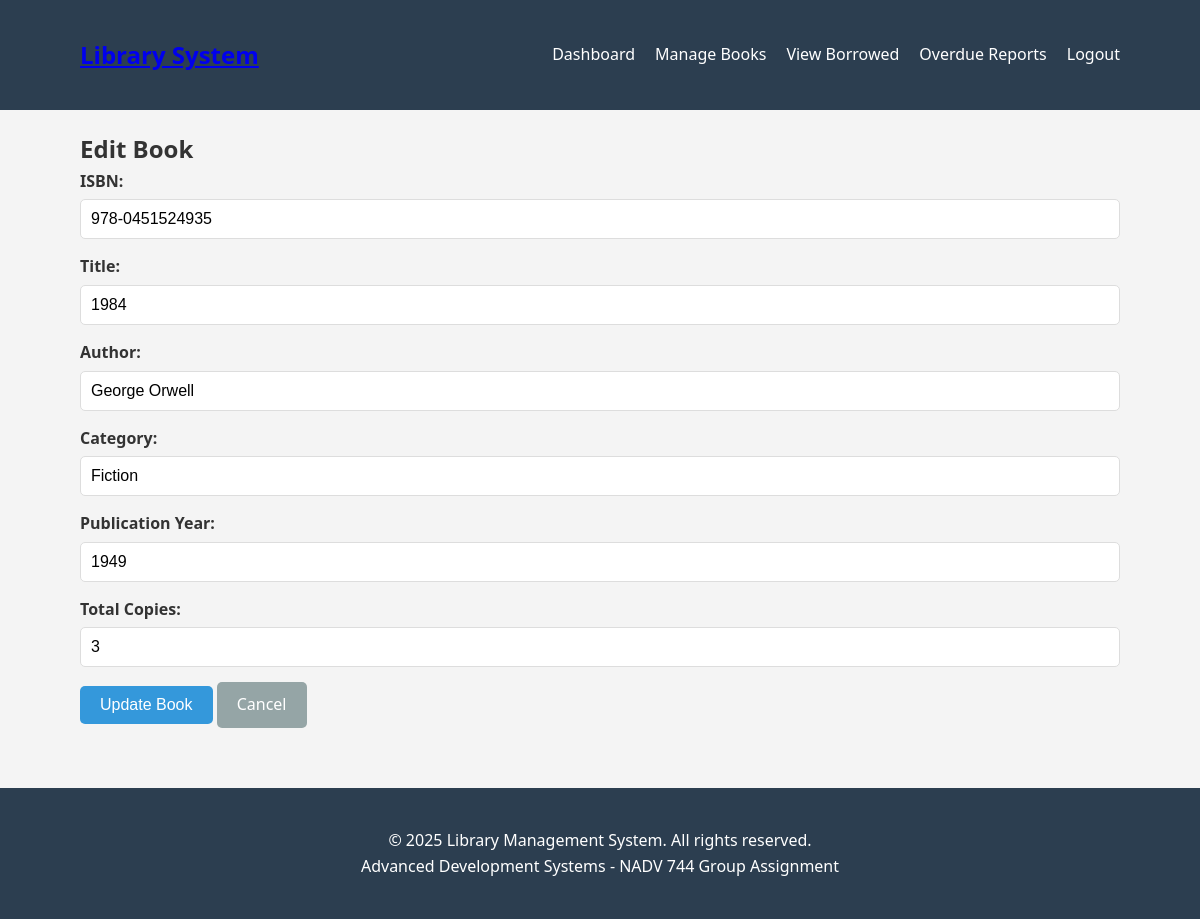
The app's page /admin/edit_book.php?id=2 (signed in) with its own data.
### tables this page shows
CREATE TABLE books (
  id INT UNSIGNED NOT NULL AUTO_INCREMENT,
  isbn VARCHAR(20) NOT NULL,
  title VARCHAR(255) NOT NULL,
  author VARCHAR(100) NOT NULL,
  category VARCHAR(50) NOT NULL,
  publication_year YEAR NOT NULL,
  publisher VARCHAR(100) DEFAULT NULL,
  description TEXT DEFAULT NULL,
  total_copies INT UNSIGNED DEFAULT 1,
  available_copies INT UNSIGNED DEFAULT 1,
  created_at TIMESTAMP DEFAULT CURRENT_TIMESTAMP,
  updated_at TIMESTAMP DEFAULT CURRENT_TIMESTAMP ON UPDATE CURRENT_TIMESTAMP,
  PRIMARY KEY (id),
  UNIQUE KEY unique_isbn (isbn),
  INDEX idx_category (category),
  INDEX idx_author (author),
  INDEX idx_availability (available_copies),
  INDEX idx_publication_year (publication_year),
  FULLTEXT KEY ft_search (title, author, description)
);

### includes/functions.php (called while the page is built, shortened)
<?php
require_once 'db_connection.php';
class LibraryFunctions {
    private $conn;
    public function __construct() {
        $database = new Database();
        $this->conn = $database->getConnection();
    }
    public function getBookById($id) {
        try {
            $query = "SELECT * FROM books WHERE id = :id";
            $stmt = $this->conn->prepare($query);
            $stmt->bindParam(':id', $id);
            $stmt->execute();
            return $stmt->fetch(PDO::FETCH_ASSOC);
        } catch(PDOException $e) {
            echo "Error: " . $e->getMessage();
            return false;
        }
    }
}
?>

### includes/db_connection.php (called while the page is built, shortened)
<?php
class Database {
    private $host = DB_HOST;
    private $db_name = DB_NAME;
    private $username = DB_USER;
    private $password = DB_PASS;
    private $port = DB_PORT;
    public function getConnection() {
        $this->conn = null;
        try {
            $dsn = "mysql:host=" . $this->host . ";port=" . $this->port . ";dbname=" . $this->db_name;
            $this->conn = new PDO($dsn, $this->username, $this->password);
            $this->conn->exec("set names utf8");
            $this->conn->setAttribute(PDO::ATTR_ERRMODE, PDO::ERRMODE_EXCEPTION);
        } catch(PDOException $exception) {
            echo "Connection error: " . $exception->getMessage();
        }
        return $this->conn;
    }
}
?>

### admin/edit_book.php (the view, shortened to what this page needs)
<?php
require_once '../includes/functions.php';
$library = new LibraryFunctions();
$book_id = isset($_GET['id']) ? intval($_GET['id']) : 0;
$book = $library->getBookById($book_id);
?>
<!DOCTYPE html>
<html lang="en">
<head>
    <link rel="stylesheet" href="../assets/css/style.css">
</head>
<body>
    <?php include '../includes/header.php'; ?>
    <div class="container">
        <h2>Edit Book</h2>
        <form method="POST" action="">
            <div class="form-group">
                <label for="isbn">ISBN:</label>
                <input type="text" id="isbn" name="isbn" value="<?php echo htmlspecialchars($book['isbn']); ?>" required>
            </div>
            <div class="form-group">
                <label for="title">Title:</label>
                <input type="text" id="title" name="title" value="<?php echo htmlspecialchars($book['title']); ?>" required>
            </div>
            <div class="form-group">
                <label for="author">Author:</label>
                <input type="text" id="author" name="author" value="<?php echo htmlspecialchars($book['author']); ?>" required>
            </div>
            <div class="form-group">
                <label for="category">Category:</label>
                <input type="text" id="category" name="category" value="<?php echo htmlspecialchars($book['category']); ?>" required>
            </div>
            <div class="form-group">
                <label for="publication_year">Publication Year:</label>
                <input type="number" id="publication_year" name="publication_year" value="<?php echo htmlspecialchars($book['publication_year']); ?>" min="1000" max="<?php echo date('Y'); ?>" required>
            </div>
            <div class="form-group">
                <label for="total_copies">Total Copies:</label>
                <input type="number" id="total_copies" name="total_copies" value="<?php echo $book['total_copies']; ?>" min="1" required>
            </div>
            <button type="submit" class="btn btn-primary">Update Book</button>
            <a href="manage_books.php" class="btn btn-secondary">Cancel</a>
        </form>
    </div>
    <?php include '../includes/footer.php'; ?>
</body>
</html>

### assets/style.css (style rules this page uses)
* { margin: 0; padding: 0; box-sizing: border-box; }
body { font-family: 'Segoe UI', Tahoma, Geneva, Verdana, sans-serif; line-height: 1.6; color: #333; background-color: #f4f4f4; }
.container { width: 90%; max-width: 1200px; margin: 0 auto; padding: 20px; }
.btn { display: inline-block; padding: 10px 20px; border: none; border-radius: 5px; cursor: pointer; text-decoration: none; font-size: 1rem; transition: background-color 0.3s; }
.btn-primary { background-color: #3498db; color: white; }
.btn-secondary { background-color: #95a5a6; color: white; }
.form-group { margin-bottom: 15px; }
.form-group label { display: block; margin-bottom: 5px; font-weight: bold; }
.form-group input, .form-group select, .form-group textarea { width: 100%; padding: 10px; border: 1px solid #ddd; border-radius: 5px; font-size: 1rem; }

### records on screen
books: isbn "978-0451524935", title "1984", author "George Orwell", category "Fiction", publication_year "1949", total_copies "3"
